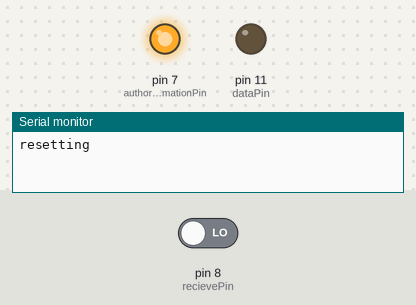
A sketch run on a simulated Arduino Uno, built with avr-gcc and run on an emulated ATmega328P. Shown: output pins drawn as LEDs (lit = HIGH), the last lines printed to the serial monitor. The inputs (shaded band) are chosen by the test bench; at power-on: pin 8 (recievePin) LOW. Pins used as bus, display or sensor lines are not drawn.

Above: at 1.5 s.
1.6 s: pin 8 (recievePin) driven HIGH
At 1.85 s:
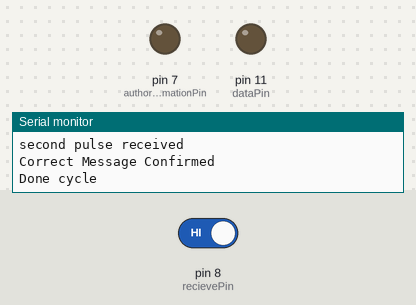
4.6 s: pin 8 (recievePin) driven LOW
At 4.7 s:
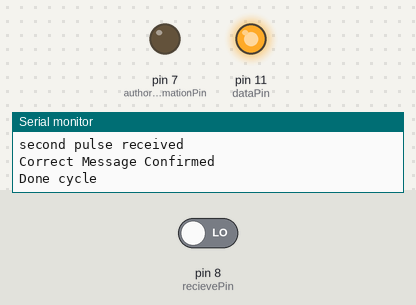
Timing chart, 0 to 7.6 s (numbered marks = the images above; inputs shaded):
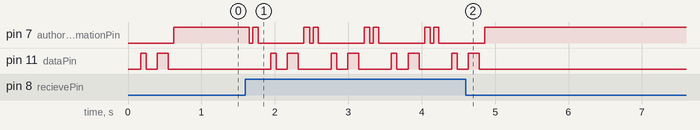

Measured:
- after the input at 1.6 s, pin 7 (authorizeConfirmationPin): HIGH → LOW after 0.05 s, then repeats every 0.82 s: HIGH 0.07 s, LOW 0.63 s, HIGH 0.08 s, LOW 0.05 s; pin 11 (dataPin): LOW → HIGH after 0.35 s, then repeats every 0.82 s: LOW 0.15 s, HIGH 0.15 s, LOW 0.45 s, HIGH 0.08 s
- after the input at 4.6 s, pin 7 (authorizeConfirmationPin): goes on until 4.9 s, then stays HIGH; pin 11 (dataPin): goes on until 4.8 s, then stays LOW

The sketch:

output_arduino.ino
```cpp
#define dataPin 11
#define clockPin 12
#define tickLength 50

#define recievePin 8
#define authorizeConfirmationPin 7

void (* resetFunc) (void) = 0;

void setup() {
  Serial.begin(9600);
  Serial.println("resetting");
  pinMode(dataPin, OUTPUT);
  pinMode(clockPin, OUTPUT);
  pinMode(recievePin, INPUT);
  pinMode(authorizeConfirmationPin, OUTPUT);
  digitalWrite(authorizeConfirmationPin, LOW);
}

void loop() {

  byte message = 100;

  for (int i = 0; i < 8; i++) {
    digitalWrite(clockPin, LOW);
    delay(tickLength / 2);
    digitalWrite(dataPin, message % 2);
    //Serial.print("sending ");
    //Serial.println(message % 2);
    delay(tickLength / 2);
    digitalWrite(clockPin, HIGH);
    delay(tickLength / 2);
    digitalWrite(clockPin, LOW);
    message = message >> 1;
  }

  checkCorrectSent();

  Serial.println("Done cycle\n");

}

void checkCorrectSent() {
  delay(tickLength / 2);
  digitalWrite(clockPin, LOW);//just make sure
  digitalWrite(authorizeConfirmationPin, HIGH);

  delay(tickLength/2);

  while (!digitalRead(recievePin)) {//wait until we receive the first high signal

    //the other one might be off by a bit, so we have to pulse the clock

    digitalWrite(clockPin, HIGH);
    delay(tickLength/2);
    digitalWrite(clockPin, LOW);
    delay(tickLength/2);

  }

  Serial.println("first pulse received");

  delay(tickLength);
  digitalWrite(authorizeConfirmationPin, LOW);
  delay(tickLength);
  digitalWrite(authorizeConfirmationPin, HIGH);
  delay(tickLength);

  //now we check if there will be a second signal
  delay(20);//to fix serial error
  if (digitalRead(recievePin)) {
    Serial.println("second pulse received");
    digitalWrite(authorizeConfirmationPin, LOW);
    Serial.println("Correct Message Confirmed");
    return;
  } else {
    //Serial.println("Incorrect Message Sent");
    digitalWrite(authorizeConfirmationPin, LOW);
    delay(20);//make sure it happens
    resetFunc();
  }
}
```
